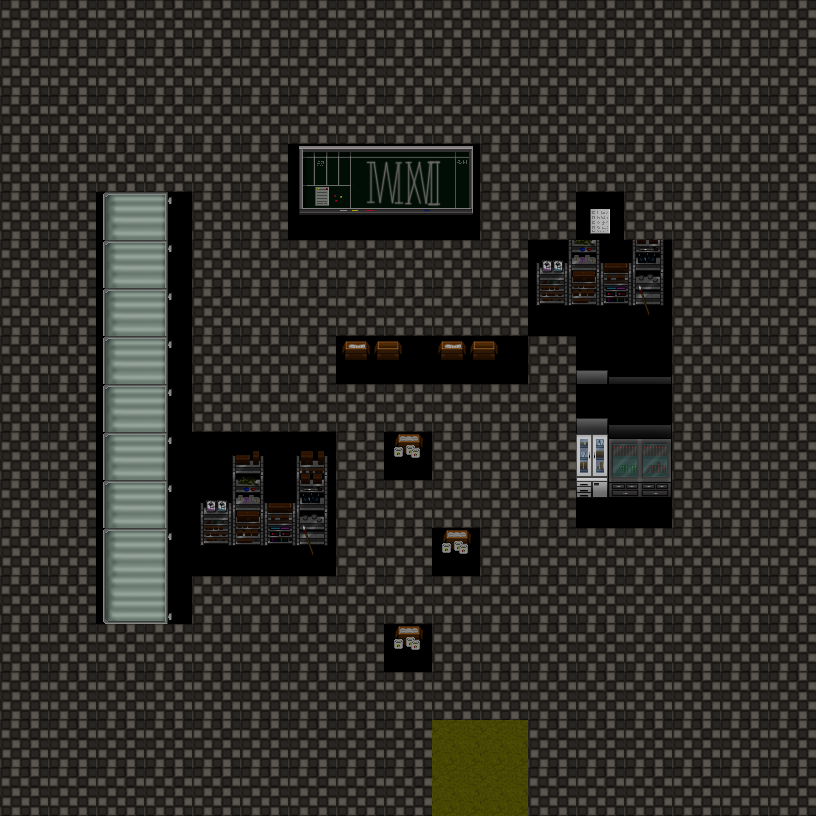

Rendered tile map (Tiled .tmx) drawn with the repository's tilesets; below, a short description and the full map source, tile grids included:
An orthogonal 17x17 tile map with 48x48 px tiles, 1 tile layer (Tile Layer 1), 2 tilesets.

<map version="1.5" tiledversion="1.7.0" orientation="orthogonal" renderorder="right-down" width="17" height="17" tilewidth="48" tileheight="48" infinite="0" nextlayerid="2" nextobjectid="1">
 <tileset firstgid="1" source="School_B2.tsx" />
 <tileset firstgid="257" source="Forest_A5.tsx" />
 <layer id="1" name="Tile Layer 1" width="17" height="17">
  <data encoding="csv">
272,272,272,272,272,272,272,272,272,272,272,272,272,272,272,272,272,
272,272,272,272,272,272,272,272,272,272,272,272,272,272,272,272,272,
272,272,272,272,272,272,272,272,272,272,272,272,272,272,272,272,272,
272,272,272,272,272,272,57,58,59,60,272,272,272,272,272,272,272,
272,272,536871089,536871105,272,272,73,74,75,76,272,272,131,272,272,272,272,
272,272,536871089,536871105,272,272,272,272,272,272,272,82,83,84,272,272,272,
272,272,536871089,536871105,272,272,272,272,272,272,272,98,99,100,272,272,272,
272,272,536871089,536871105,272,272,272,51,52,51,52,272,132,133,272,272,272,
272,272,536871089,536871105,272,272,272,272,272,272,272,272,132,133,272,272,272,
272,272,536871089,536871105,66,67,68,272,50,272,272,272,148,149,272,272,272,
272,272,536871089,536871105,82,83,84,272,272,272,272,272,164,165,272,272,272,
272,272,536871089,536871105,98,99,100,272,272,50,272,272,272,272,272,272,272,
272,272,536871090,536871106,272,272,272,272,272,272,272,272,272,272,272,272,272,
272,272,272,272,272,272,272,272,50,272,272,272,272,272,272,272,272,
272,272,272,272,272,272,272,272,272,272,272,272,272,272,272,272,272,
272,272,272,272,272,272,272,272,272,297,297,272,272,272,272,272,272,
272,272,272,272,272,272,272,272,272,297,297,272,272,272,272,272,272
</data>
 </layer>
</map>
